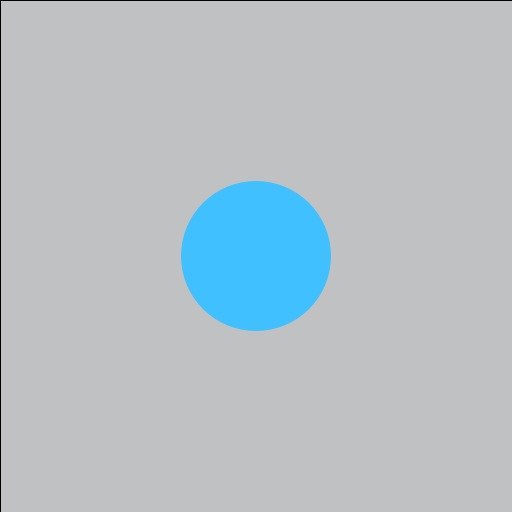
Frame 1 (no input)
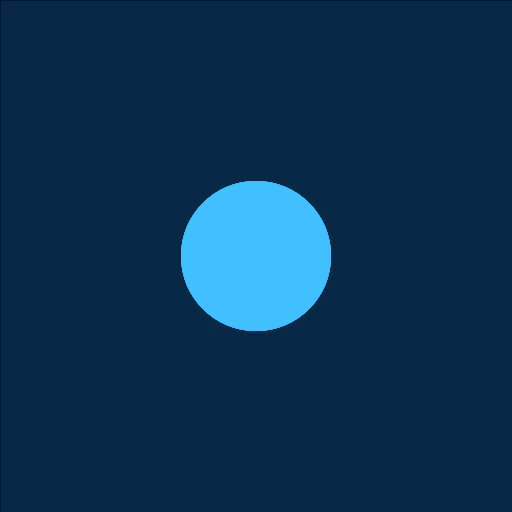
Frame 60 (the mouse pressed at the canvas centre just before this capture)
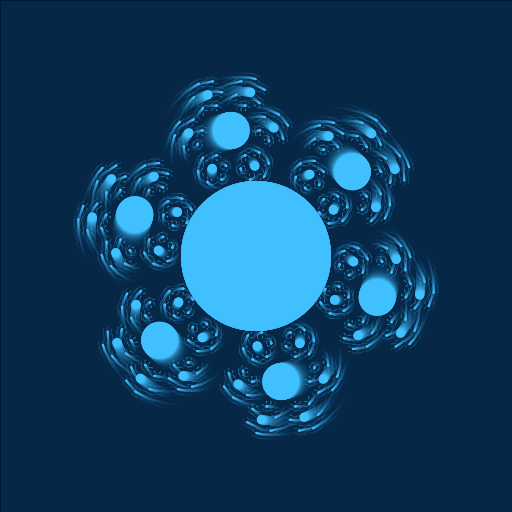
Frame 120 (the mouse held since frame 60 and released just before this capture)

The Processing sketch that drew these frames (run headless with seeded random() and noise(); from frame 60 on, the mouse is pressed at the canvas centre):

// Processing sketch: processing_140646
// ── processing_140646.pde

int count;
int starSize;
int childNum;
float distance;

void setup() {

  size( 512, 512 );
  
  count = 0;
  starSize = 150;
  distance = 300;
  childNum = 3;
  
}

void draw() {

  fill( 0, 32, 64, 16);
  rect( 0, 0, width, height );

  noStroke();
  fill( 64, 192, 255 );
  
  float posX = width / 2;
  float posY = height / 2;
  ellipse( posX, posY, starSize, starSize );

  drawSatellite( posX, posY, starSize/4, mouseY/2, mouseX/40, childNum, count );

  count++;
  
}

void drawSatellite(float centerX, float centerY, float starSize, float distance, int num, int level, float angle) {

  for(int i=0; i<num; i++) {
  
    float posX = centerX + ( distance * cos( 2 * PI * ( (float)i / (float)num ) + ( angle / 360.0 ) ) );
    float posY = centerY + ( distance * sin( 2 * PI * ( (float)i / (float)num ) + ( angle / 360.0 ) ) );
  
    ellipse(posX, posY, starSize, starSize);
  
    if (level >= 1) {
      drawSatellite(posX, posY, starSize/4, distance/3, num, level-1, angle*3);
    }
    
  }
    
}

void keyPressed() {
    if (key == CODED) {         // ã�³ã�¼ã��å��ã��ã��ã�¦ã��ã��ã�ã�¼ã��æ�¼ã��ã��ã��
        if (keyCode == UP) {        // ã�ã�¼ã�³ã�¼ã��ã��å�¤å®�
             starSize-=5;
        } else if (keyCode == DOWN) {
             starSize+=5;
        }
    }
}
